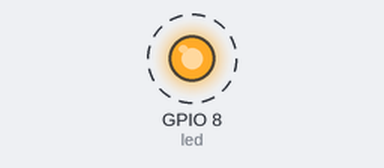
This program was run on a simulated ESP32 board running MicroPython. Shown: output pins drawn as LEDs (lit = HIGH). Dashed ring = blinking. At 10.0 s the program stops and its outputs stay as they are.

Above: at 0.2 s.
Timing chart, 0 to 3.0 s (numbered marks = the images above):
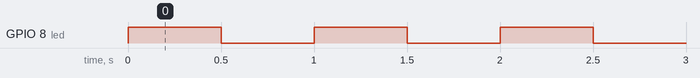

Measured:
- by itself, GPIO 8 (led): alternates HIGH for 0.50 s and LOW for 0.50 s, 20 changes in all, then stays LOW

The program:

clignote_dix_fois.py
```python
#
#  Faire clignoter une led (externe ou onboard)
#
from machine import Pin
from time import sleep_ms

led = Pin(8, Pin.OUT)  #  onbard led
# led = Pin(4, Pin.OUT)  #  led externe

for k in range(10):
    led.on()     # équivalent à led.value(1)
    sleep_ms(500)
    led.off()    # équivalent à led.value(0)
    sleep_ms(500)
```
